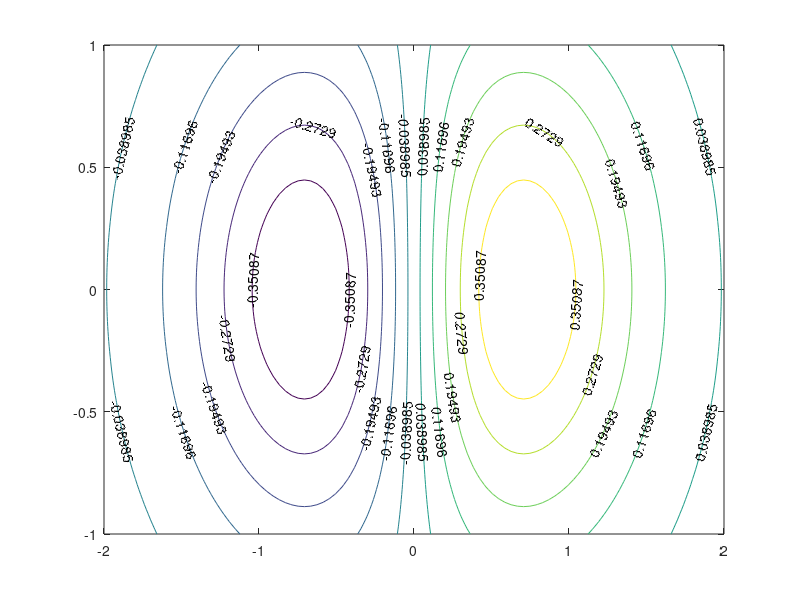

This figure's MATLAB source: (Note: this script raises an error after producing the figure.)
x=linspace(-2,2);
y=linspace(-1,1);
[xx,yy] = meshgrid(x,y);
zz = xx.*exp(-xx.^2-yy.^2);
figure; contour(xx,yy,zz, 'ShowText','on')
%%

f = @(x,y) x.^5+y.^3-3*x-3*y;
figure; fmesh(f,[-2,2])
figure;fcontour(f,[-2,2], 'LevelList', linspace (-10,10,15))
%%

xx=linspace(-2,2,11); yy=xx;
[X,Y]=meshgrid(xx,yy);
%%

dX=5*X.^4-3;
dY=3*Y.^2-3;

quiver(X,Y,dX,dY)
%%

Z=f(X,Y);
[dX,dY]=gradient(Z);

quiver(X,Y,dX,dY)
